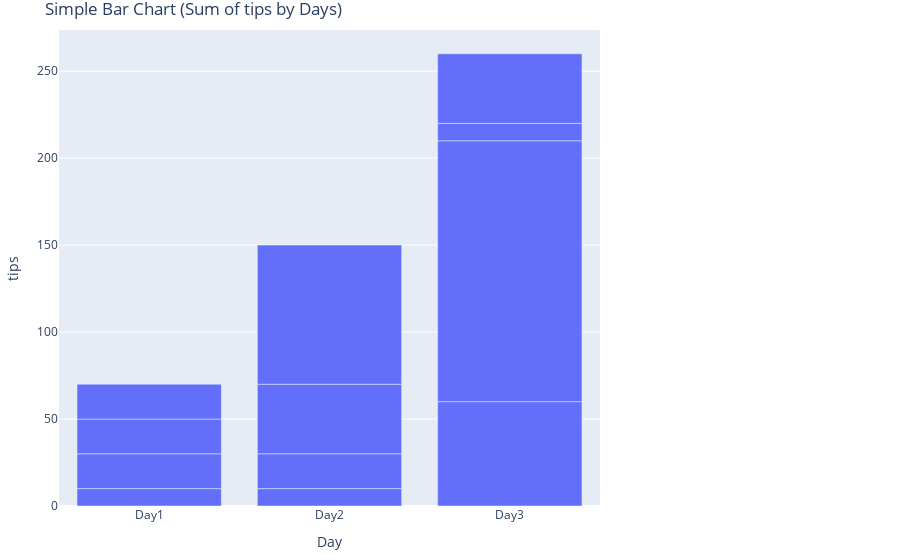

The notebook cell this image was saved under:
### Markdown cell above
### 1. Simple Bar Chart

### Code cell
import plotly.express as px

# use groupby
# df_pie = df.groupby(["Week"])['tips'].agg('sum')
fig = px.bar(df, x='Day', y='tips')
                            
fig.update_layout(
    margin=dict(l=30, r=300, t=30, b=20),
    title_text='Simple Bar Chart (Sum of tips by Days)'
)
fig.update_traces(textposition='inside', textfont_size=25)
fig.show()

### Figure 1 — Plotly figure (JSON) as saved in the notebook; plotly's stock layout.template omitted (floating-point values rounded to 4 significant figures)
{"data": [{"alignmentgroup": "True", "hoverlabel": {"namelength": 0}, "hovertemplate": "Day=%{x}<br>tips=%{y}", "legendgroup": "", "marker": {"color": "#636efa"}, "name": "", "offsetgroup": "", "orientation": "v", "showlegend": false, "textfont": {"size": 25}, "textposition": "inside", "type": "bar", "x": ["Day1", "Day1", "Day1", "Day1", "Day2", "Day2", "Day2", "Day2", "Day3", "Day3", "Day3", "Day3"], "xaxis": "x", "y": [10, 20, 20, 20, 10, 20, 40, 80, 60, 150, 10, 40], "yaxis": "y"}], "layout": {"barmode": "relative", "legend": {"tracegroupgap": 0}, "margin": {"b": 20, "l": 30, "r": 300, "t": 30}, "title": {"text": "Simple Bar Chart (Sum of tips by Days)"}, "xaxis": {"anchor": "y", "domain": [0, 1], "title": {"text": "Day"}}, "yaxis": {"anchor": "x", "domain": [0, 1], "title": {"text": "tips"}}}}
